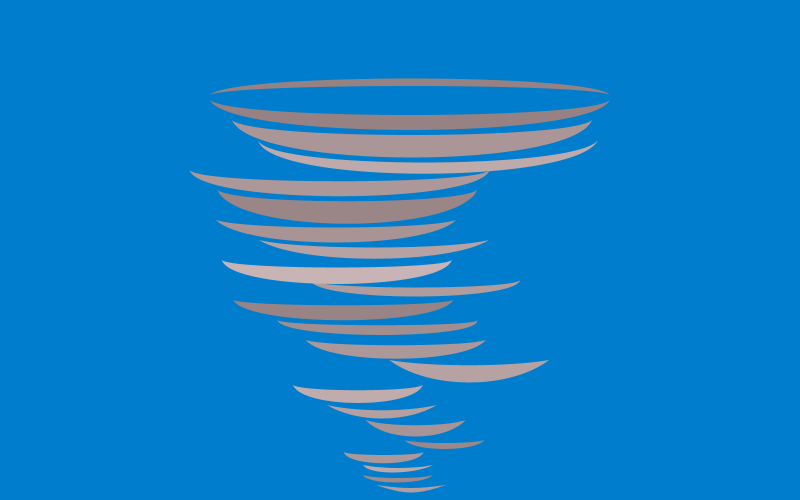
Frame 1 (no input)
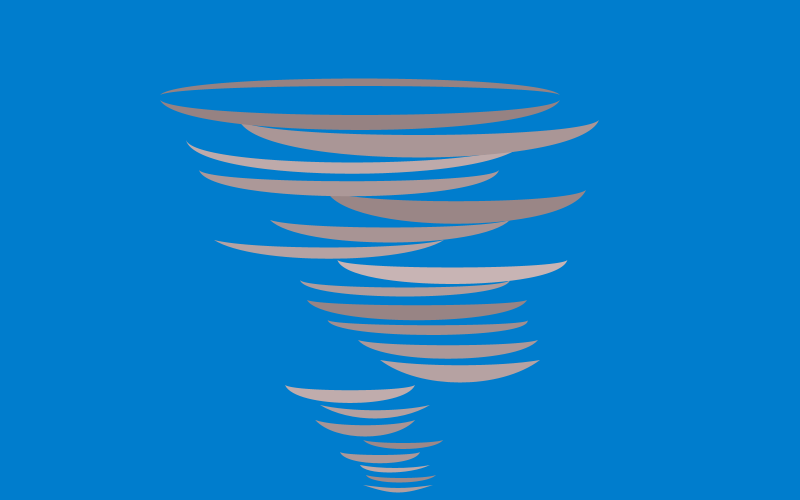
Frame 60 (the mouse pressed at the canvas centre just before this capture)
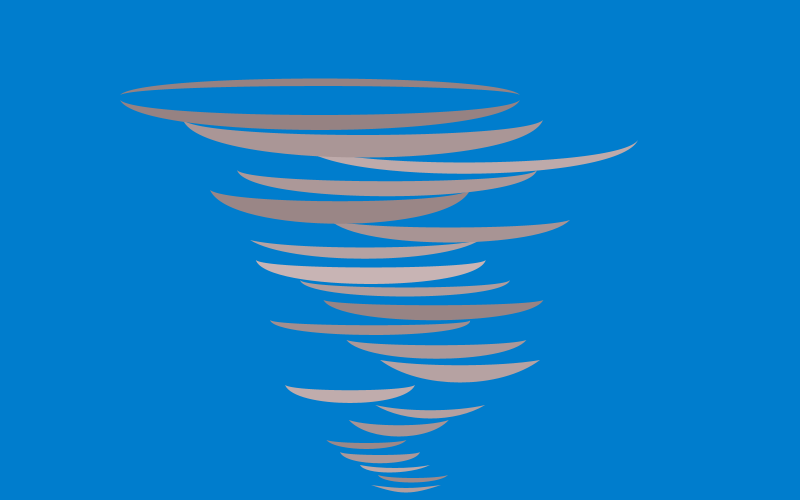
Frame 120 (the mouse held since frame 60 and released just before this capture)

The Processing sketch that drew these frames (run headless with seeded random() and noise(); from frame 60 on, the mouse is pressed at the canvas centre):

// Processing sketch: processing_71358
// ── processing_71358.pde

float x1 = 200;
float y1 = 100;
float x2 = 225;
float y2 = 120;
float x3 = 250;
float y3 = 140;
float x4 = 180;
float y4 = 170;
float x5 = 210;
float y5 = 190;
float x6 = 210;
float y6 = 220;
float x7 = 250;
float y7 = 240;
float x8 = 215;
float y8 = 260;
float x9 = 300;
float y9 = 280;
float x10 = 225;
float y10 = 300;
float x11 = 270;
float y11 = 320;
float x12 = 300;
float y12 = 340;
float x13 = 380;
float y13 = 360;
float x14 = 285;
float y14 = 385;
float x15 = 320;
float y15 = 405;
float x16 = 360;
float y16 = 420;
float x17 = 400;
float y17 = 440;
float x18 = 340;
float y18 = 452;
float x19 = 360;
float y19 = 465;
float x20 = 360;
float y20 = 475;
float x21 = 375;
float y21 = 485;
float speed1 = 10;
float speed2 = 7;
float speed3 = 8;
float speed4 = 9.5;
float speed5 = 7.25;
float speed6 = 6;
float speed7 = 9;
float speed8 = 6.8;
float speed9 = 10.25;
float speed10 = 8.2;
float speed11 = 7.2;
float speed12 = 5.8;
float speed13 = 9.2;
float speed14 = 7.9;
float speed15 = 6.9;
float speed16 = 5.6;
float speed17 = 4.6;
float speed18 = 3.6;
float speed19 = 3.2;
float speed20 = 3;
float speed21 = 1;
float x;
float y;
float easing = .08;

void setup(){
  size(800,500);
}
void draw(){
  background(0,125,205);
  if (keyPressed){
    if (key == CODED){
      if (keyCode == UP){
        y1 -= 2;
        y2 -= 2;
        y3 -= 1.9;
        y4 -= 1.8;
        y5 -= 1.7;
        y6 -= 1.6;
        y7 -= 1.5;
        y8 -= 1.4;
        y9 -= 1.3;
        y10 -= 1.2;
        y11 -= 1.1;
        y12 -= 1;
        y13 -= .9;
        y14 -= .8;
        y15 -= .7;
        y16 -= .6;
        y17 -= .5;
        y18 -= .4;
        y19 -= .3;
        y20 -= .2;
        y21 -= .1;
      } else if (keyCode == DOWN){
        y1 += 2;
        y2 += 2;
        y3 += 1.9;
        y4 += 1.8;
        y5 += 1.7;
        y6 += 1.6;
        y7 += 1.5;
        y8 += 1.4;
        y9 += 1.3;
        y10 += 1.2;
        y11 += 1.1;
        y12 += 1;
        y13 += .9;
        y14 += .8;
        y15 += .7;
        y16 += .6;
        y17 += .5;
        y18 += .4;
        y19 += .3;
        y20 += .2;
        y21 += .1;
      }
    }
    if (key == 'l'){
      background(40,0,60);
      noFill();
      stroke(255,255,185);
      //lightning1
      strokeWeight(5);
      beginShape();
      vertex(70,0);
      vertex(79,10);
      vertex(55,40);
      vertex(70,50);
      vertex(65,54);
      vertex(68,64);
      endShape();
      strokeWeight(4);
      beginShape();
      vertex(68,64);
      vertex(61,76);
      vertex(68,83);
      vertex(40,98);
      vertex(54,120);
      vertex(52,143);
      endShape();
      strokeWeight(3);
      beginShape();
      vertex(52,143);
      vertex(58,148);
      vertex(55,153);
      vertex(69,162);
      vertex(74,177);
      vertex(87,180);
      endShape();
      strokeWeight(2);
      beginShape();
      vertex(87,180);
      vertex(79,194);
      vertex(86,220);
      vertex(84,225);
      vertex(106,230);
      vertex(95,245);
      vertex(100,250);
      vertex(97,257);
      vertex(105,267);
      vertex(96,271);
      vertex(86,284);
      endShape();
      strokeWeight(1);
      beginShape();
      vertex(86,284);
      vertex(90,294);
      vertex(87,300);
      vertex(95,305);
      vertex(90,309);
      vertex(94,313);
      vertex(95,322);
      vertex(101,323);
      vertex(97,329);
      vertex(96,339);
      vertex(86,344);
      vertex(83,349);
      endShape();
      //lightning1,branch1
      strokeWeight(3);
      beginShape();
      vertex(68,83);
      vertex(74,94);
      vertex(80,88);
      vertex(85,93);
      vertex(95,94);
      endShape();
      strokeWeight(2);
      beginShape();
      vertex(95,94);
      vertex(97,110);
      vertex(107,118);
      vertex(103,122);
      vertex(104,126);
      vertex(100,139);
      vertex(107,146);
      vertex(114,148);
      vertex(117,156);
      vertex(125,149);
      vertex(145,164);
      endShape();
      strokeWeight(1);
      beginShape();
      vertex(145,164);
      vertex(159,166);
      vertex(155,172);
      vertex(157,179);
      vertex(154,186);
      vertex(159,191);
      vertex(158,197);
      vertex(148,204);
      vertex(155,211);
      vertex(150,217);
      vertex(150,222);
      endShape();
      //lightning4
      strokeWeight(6);
      beginShape();
      vertex(684,0);
      vertex(679,30);
      vertex(662,50);
      vertex(680,70);
      vertex(675,79);
      vertex(682,84);
      endShape();
      strokeWeight(5);
      beginShape();
      vertex(682,84);
      vertex(681,96);
      vertex(688,106);
      vertex(688,122);
      vertex(697,135);
      vertex(692,156);
      endShape();
      strokeWeight(4);
      beginShape();
      vertex(692,156);
      vertex(708,163);
      vertex(705,168);
      vertex(699,177);
      vertex(704,192);
      vertex(700,197);
      endShape();
      strokeWeight(3);
      beginShape();
      vertex(700,197);
      vertex(670,214);
      vertex(656,240);
      vertex(654,245);
      vertex(665,250);
      vertex(664,260);
      vertex(669,265);
      vertex(663,272);
      vertex(670,287);
      vertex(666,291);
      vertex(656,306);
      endShape();
      strokeWeight(2);
      beginShape();
      vertex(656,306);
      vertex(660,319);
      vertex(657,325);
      vertex(665,330);
      vertex(680,334);
      vertex(675,348);
      endShape();
      strokeWeight(1);
      beginShape();
      vertex(675,348);
      vertex(680,358);
      vertex(672,364);
      vertex(676,372);
      vertex(674,380);
      endShape();
      //lightning4,branch1
      strokeWeight(5);
      beginShape();
      vertex(679,30);
      vertex(686,37);
      vertex(697,38);
      vertex(699,51);
      vertex(711,49);
      vertex(730,62);
      vertex(738,62);
      endShape();
      strokeWeight(4);
      beginShape();
      vertex(738,62);
      vertex(735,72);
      vertex(740,90);
      vertex(770,110);
      vertex(793,102);
      vertex(800,107);
      endShape();
      //lightning4,branch2
      strokeWeight(2);
      beginShape();
      vertex(656,240);
      vertex(646,242);
      vertex(645,252);
      vertex(639,258);
      vertex(629,256);
      vertex(627,270);
      vertex(617,280);
      vertex(617,286);
      vertex(610,293);
      vertex(617,318);
      endShape();
      strokeWeight(1);
      beginShape();
      vertex(617,318);
      vertex(603,329);
      vertex(595,329);
      vertex(592,336);
      vertex(593,342);
      vertex(586,349);
      vertex(584,365);
      vertex(580,368);
      vertex(570,378);
      vertex(573,390);
      vertex(571,385);
      vertex(576,392);
      vertex(576,401);
      vertex(581,403);
      vertex(587,409);
      vertex(582,415);
      vertex(585,421);
      vertex(582,425);
      endShape();
    }
  }
  x1 += speed1;
  if (x1 > 270 || x1 < 130){
    speed1 = -speed1;
  }
  x2 += speed2;
  if (x2 > 290 || x2 < 150){
    speed2 = -speed2;
  }
  x3 += speed3;
  if (x3 > 300 || x3 < 160){
    speed3 = -speed3;
  }
  x4 += speed4;
  if (x4 > 320 || x4 < 180){
    speed4 = -speed4;
  }
  x5 += speed5;
  if (x5 > 340 || x5 < 200){
    speed5 = -speed5;
  }
  x6 += speed6;
  if (x6 > 350 || x6 < 210){
    speed6 = -speed6;
  }
  x7 += speed7;
  if (x7 > 355 || x7 < 215){
    speed7 = -speed7;
  }
  x8 += speed8;
  if (x8 > 355 || x8 < 215){
    speed8 = -speed8;
  }
  x9 += speed9;
  if (x9 > 365 || x9 < 225){
    speed9 = -speed9;
  }
  x10 += speed10;
  if (x10 > 360 || x10 < 220){
    speed10 = -speed10;
  }
  x11 += speed11;
  if (x11 > 370 || x11 < 230){
    speed11 = -speed11;
  }
  x12 += speed12;
  if (x12 > 380 || x12 < 240){
    speed12 = -speed12;
  }
  x13 += speed13;
  if (x13 > 380 || x13 < 260){
    speed13 = -speed13;
  }
  x14 += speed14;
  if (x14 > 395 || x14 < 285){
    speed14 = -speed14;
  }
  x15 += speed15;
  if (x15 > 405 || x15 < 295){
    speed15 = -speed15;
  }
  x16 += speed16;
  if (x16 > 400 || x16 < 310){
    speed16 = -speed16;
  }
  x17 += speed17;
  if (x17 > 400 || x17 < 330){
    speed17 = -speed17;
  }
  x18 += speed18;
  if (x18 > 390 || x18 < 340){
    speed18 = -speed18;
  }
  x19 += speed19;
  if (x19 > 385 || x19 < 355){
    speed19 = -speed19;
  }
  x20 += speed20;
  if (x20 > 380 || x20 < 360){
    speed20 = -speed20;
  }
  x21 += speed21;
  if (x21 > 378 || x21 < 362){
    speed21 = -speed21;
  }
  //twister
  noStroke();
  fill(178,158,158);
  beginShape();
  vertex(x21,y21);
  bezierVertex(x21+30,y21+4,x21+40,y21+4,x21+70,y21);
  bezierVertex(x21+40,y21+10,x21+30,y21+10,x21,y21);
  endShape();
  fill(158,138,138);
  beginShape();
  vertex(x20,y20);
  bezierVertex(x20+10,y20+4,x20+60,y20+4,x20+70,y20);
  bezierVertex(x20+60,y20+10,x20+5,y20+10,x20,y20);
  endShape();
  fill(188,168,168);
  beginShape();
  vertex(x19,y19);
  bezierVertex(x19+20,y19+4,x19+50,y19+4,x19+70,y19);
  bezierVertex(x19+50,y19+10,x19+5,y19+10,x19,y19);
  endShape();
  fill(172,152,152);
  beginShape();
  vertex(x18,y18);
  bezierVertex(x18+5,y18+4,x18+75,y18+4,x18+80,y18);
  bezierVertex(x18+75,y18+15,x18+5,y18+15,x18,y18);
  endShape();
  fill(156,136,136);
  beginShape();
  vertex(x17,y17);
  bezierVertex(x17+10,y17+4,x17+70,y17+4,x17+80,y17);
  bezierVertex(x17+70,y17+12,x17+10,y17+12,x17,y17);
  endShape();
  fill(168,148,148);
  beginShape();
  vertex(x16,y16);
  bezierVertex(x16+20,y16+7,x16+80,y16+7,x16+100,y16);
  bezierVertex(x16+80,y16+22,x16+20,y16+22,x16,y16);
  endShape();
  fill(180,160,160);
  beginShape();
  vertex(x15,y15);
  bezierVertex(x15+30,y15+7,x15+80,y15+7,x15+110,y15);
  bezierVertex(x15+80,y15+18,x15+30,y15+18,x15,y15);
  endShape();
  fill(192,172,172);
  beginShape();
  vertex(x14,y14);
  bezierVertex(x14+10,y14+7,x14+120,y14+7,x14+130,y14);
  bezierVertex(x14+120,y14+24,x14+10,y14+24,x14,y14);
  endShape();
  fill(182,162,162);
  beginShape();
  vertex(x13,y13);
  bezierVertex(x13+40,y13+7,x13+120,y13+7,x13+160,y13);
  bezierVertex(x13+120,y13+30,x13+40,y13+30,x13,y13);
  endShape();
  fill(172,152,152);
  beginShape();
  vertex(x12,y12);
  bezierVertex(x12+20,y12+7,x12+160,y12+7,x12+180,y12);
  bezierVertex(x12+160,y12+25,x12+20,y12+25,x12,y12);
  endShape();
  fill(162,142,142);
  beginShape();
  vertex(x11,y11);
  bezierVertex(x11+5,y11+7,x11+205,y11+7,x11+200,y11);
  bezierVertex(x11+205,y11+20,x11+5,y11+20,x11,y11);
  endShape();
  fill(152,132,132);
  beginShape();
  vertex(x10,y10);
  bezierVertex(x10+15,y10+7,x10+205,y10+7,x10+220,y10);
  bezierVertex(x10+205,y10+27,x10+15,y10+27,x10,y10);
  endShape();
  fill(176,156,156);
  beginShape();
  vertex(x9,y9);
  bezierVertex(x9+5,y9+10,x9+205,y9+10,x9+210,y9);
  bezierVertex(x9+205,y9+22,x9+5,y9+22,x9,y9);
  endShape();
  fill(200,180,180);
  beginShape();
  vertex(x8,y8);
  bezierVertex(x8+10,y8+10,x8+220,y8+10,x8+230,y8);
  bezierVertex(x8+220,y8+32,x8+10,y8+32,x8,y8);
  endShape();
  fill(182,162,162);
  beginShape();
  vertex(x7,y7);
  bezierVertex(x7+40,y7+10,x7+190,y7+10,x7+230,y7);
  bezierVertex(x7+190,y7+25,x7+40,y7+25,x7,y7);
  endShape();
  fill(168,148,148);
  beginShape();
  vertex(x6,y6);
  bezierVertex(x6+30,y6+10,x6+210,y6+10,x6+240,y6);
  bezierVertex(x6+210,y6+30,x6+30,y6+30,x6,y6);
  endShape();
  fill(154,134,134);
  beginShape();
  vertex(x5,y5);
  bezierVertex(x5+20,y5+15,x5+240,y5+15,x5+260,y5);
  bezierVertex(x5+240,y5+45,x5+20,y5+45,x5,y5);
  endShape();
  fill(172,152,152);
  beginShape();
  vertex(x4,y4);
  bezierVertex(x4+10,y4+15,x4+290,y4+15,x4+300,y4);
  bezierVertex(x4+290,y4+35,x4+10,y4+35,x4,y4);
  endShape();
  fill(190,170,170);
  beginShape();
  vertex(x3,y3);
  bezierVertex(x3+10,y3+30,x3+320,y3+30,x3+340,y3);
  bezierVertex(x3+320,y3+45,x3+10,y3+45,x3,y3);
  endShape();
  fill(170,150,150);
  beginShape();
  vertex(x2,y2);
  bezierVertex(x2+20,y2+20,x2+340,y2+20,x2+360,y2);
  bezierVertex(x2+340,y2+50,x2+20,y2+50,x2,y2);
  endShape();
  fill(150,130,130);
  beginShape();
  vertex(x1,y1);
  bezierVertex(x1+20,y1+20,x1+380,y1+20,x1+400,y1);
  bezierVertex(x1+380,y1+40,x1+20,y1+40,x1,y1);
  endShape();
  fill(150,130,130);
  beginShape();
  vertex(x1,y1-5);
  bezierVertex(x1+20,y1-17,x1+380,y1-17,x1+400,y1-5);
  bezierVertex(x1+380,y1-27,x1+20,y1-27,x1,y1-5);
  endShape();
}
void mouseMoved(){
  fill(70);
  x += (mouseX-x)*easing;
  y += (mouseY-y)*easing;
  beginShape();
  vertex(x,y-10);
  vertex(x+34,y-2);
  vertex(x+40,y-22);
  vertex(x+66,y-14);
  vertex(x+83,y+18);
  vertex(x+15,y+60);
  vertex(x-8,y+24);
  endShape(CLOSE);
}
